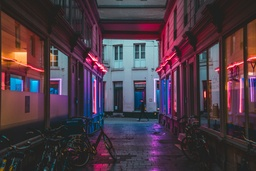
#> input picture DAY06/image.jpg, 256 x 171 px, shrunk from 5874 x 3916 before the run
$ python convolution.py
#> lines starting #> are read from the running program, lines starting #| are printed output that depends on the picture
from PIL import Image
import numpy as np

img = Image.open("image.jpg").convert("L")
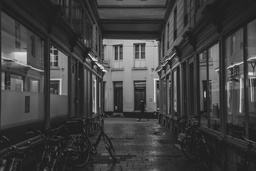
#> img: PIL image 256x171 L; min 23, max 237, mean 65.3
img = np.array(img)

kernel = np.array([[1,1,1],
                [1,1,1],
                [1,1,1]])

kernel = kernel / 9

height, width = img.shape
#> height = 171; width = 256

output = np.zeros((height-2, width-2),dtype=np.uint8)

for i in range(height-2):
    for j in range(width-2):
        total = 0
        for k in range(3):
            for l in range(3):
                total += img[i+k][j+l] * kernel[k][l]
        output[i][j] = total
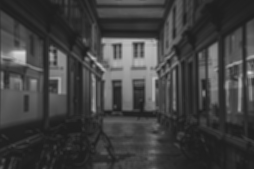
#> output: shape (169, 254); min 29, max 214, mean 65

Image.fromarray(output).save("convolution_output.jpg")

print("Convolution Completed")


# kernel operation

identity = np.array([
    [0,0,0],
    [0,1,0],
    [0,0,0]
])

blur = np.array([
    [1,1,1],
    [1,1,1],
    [1,1,1]
])/9

sharpen = np.array([
    [0,-1,0],
    [-1,5,-1],
    [0,-1,0]
])

edge = np.array([
    [-1,-1,-1],
    [-1,8,-1],
    [-1,-1,-1]
])

def convolve(img,kernel):

    h,w = img.shape
#> h = 171; w = 256

    kh,kw = kernel.shape

    output = np.zeros((h-kh+1,w-kw+1))

    for i in range(h-kh+1):

        for j in range(w-kw+1):

            total = 0

            for ki in range(kh):

                for kj in range(kw):

                    total += img[i+ki][j+kj] * kernel[ki][kj]

            output[i][j] = total
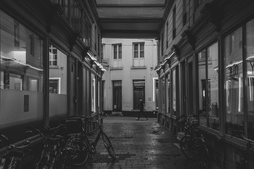
#> output: shape (169, 254) float64; min 23, max 237, mean 65.5

    return np.clip(output,0,255).astype(np.uint8)

identity_img = convolve(img,identity)

blur_img = convolve(img,blur)

sharpen_img = convolve(img,sharpen)
#> after the loop in convolve (call 3), `for i in range(h-kh+1):`:
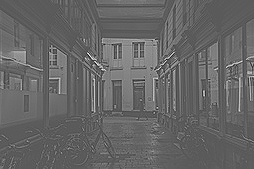
#> output: shape (169, 254) float64; min -249, max 536, mean 65.6; drawn with min black and max white
#> in convolve (call 3), `return np.clip(output,0,255).astype(np.uint8)`:
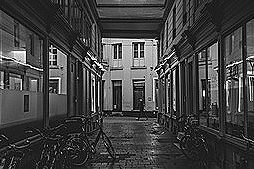
#> returned value: shape (169, 254); min 0, max 255, mean 66.3

edge_img = convolve(img,edge)
#> after the loop in convolve (call 4), `for i in range(h-kh+1):`:
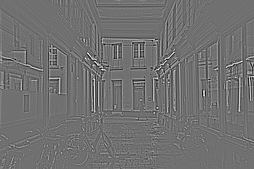
#> output: shape (169, 254) float64; min -564, max 710, mean 0.3; drawn with min black and max white
#> in convolve (call 4), `return np.clip(output,0,255).astype(np.uint8)`:
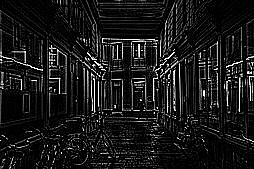
#> returned value: shape (169, 254); min 0, max 255, mean 24.8
